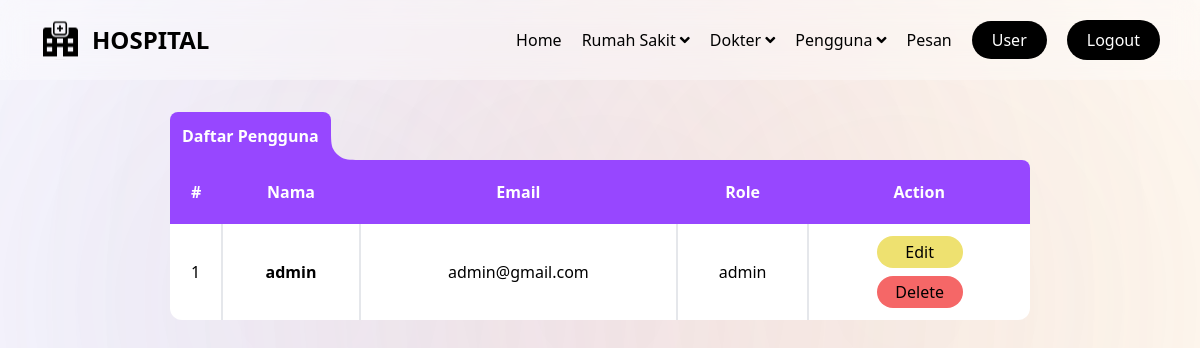
The page /admin/user_list.php (signed in) on the database its author committed.
### tables this page shows
CREATE TABLE `user` (
    `user_id` int NOT NULL AUTO_INCREMENT,
    `full_name` varchar(30),
    `email` varchar(30),
    `password` varchar(30),
    `role` enum('admin', 'basic'),
    `created_at` datetime DEFAULT CURRENT_TIMESTAMP,
    `updated_at` datetime DEFAULT CURRENT_TIMESTAMP,
    PRIMARY KEY (`user_id`)
);

### models/User.php (called while the page is built, shortened)
<?php
class User
{
    private $conn;
    public function __construct($conn)
    {
        $this->conn = $conn;
    }
    private function exec($query)
    {
        return $this->conn->query($query);
    }
    function getAllUser()
    {
        $query = "SELECT * FROM user;";
        return $this->exec($query);
    }
}

### admin/user_list.php (the view)
<?php
include('header_admin.php');
require_once('../models/User.php');
$user = new User($conn);
$result = $user->getAllUser();
?>
<div class="flex flex-col justify-center items-center pt-28 mb-20">
    <div class="w-full px-5 md:w-3/4">
        <div class=" flex items-end">
            <div class="bg-[#9747ff] w-max p-3 font-bold text-white rounded-t-lg">Daftar Pengguna</div>
            <svg width="32" height="32" viewBox="0 0 32 32" fill="none" xmlns="http://www.w3.org/2000/svg">
                <path fill-rule="evenodd" clip-rule="evenodd" d="M0 32H32C20.7989 32 15.1984 32 10.9202 29.8201C7.15695 27.9027 4.09734 24.8431 2.17987 21.0798C0 16.8016 0 11.201 0 0V32Z" fill="#9747FF" />
            </svg>
        </div>
        <div class="overflow-x-auto">
            <table class="bg-white w-full table-auto border-collapse rounded-tr-lg rounded-b-xl">
                <thead class="h-16 text-white ">
                    <tr class="bg-[#9747ff]  rounded-tr-lg">
                        <th>#</th>
                        <th>Nama</th>
                        <th>Email</th>
                        <th>Role</th>
                        <th class="rounded-tr-lg">Action</th>
                    </tr>
                </thead>
                <tbody>
                    <?php if ($result->num_rows < 1) : ?>
                        <tr class="text-center h-10">
                            <td colspan="6">Tidak ada data pengguna.</td>
                        </tr>
                    <?php else : ?>
                        <?php
                        $count = 1;
                        while ($row = $result->fetch_assoc()) :
                        ?>
                            <tr class="text-center">
                                <td class="border-r border-r-2 px-2 px-2"><?= $count++ ?></td>
                                <td class="border-r border-r-2 px-2 font-bold"><?= $row["full_name"] ?></td>
                                <td class="border-r border-r-2 px-2"><?= $row["email"] ?></td>
                                <td class="border-r border-r-2 px-2"><?= $row["role"] ?></td>
                                <td class="p-3">
                                    <form action="/admin/user_edit.php?user_id=<?= $row["user_id"] ?>" method="post">
                                        <button type="submit" name="edit" class="bg-[#EEE170] w-[86px] rounded-full px-2 py-1">Edit</button>
                                    </form>
                                    <form action="/admin/user_delete.php?user_id=<?= $row["user_id"] ?>" method="post">
                                        <button type="submit" name="submit" class="bg-[#F56767] w-[86px] rounded-full px-2 py-1 mt-2">Delete</button>
                                    </form>
                                </td>
                            </tr>
                        <?php endwhile; ?>
                    <?php endif; ?>
                </tbody>
            </table>
        </div>
    </div>
</div>
<?php include('footer_admin.php') ?>

### rows shown on the page
user: full_name "admin", email "admin@gmail.com", role "admin"
